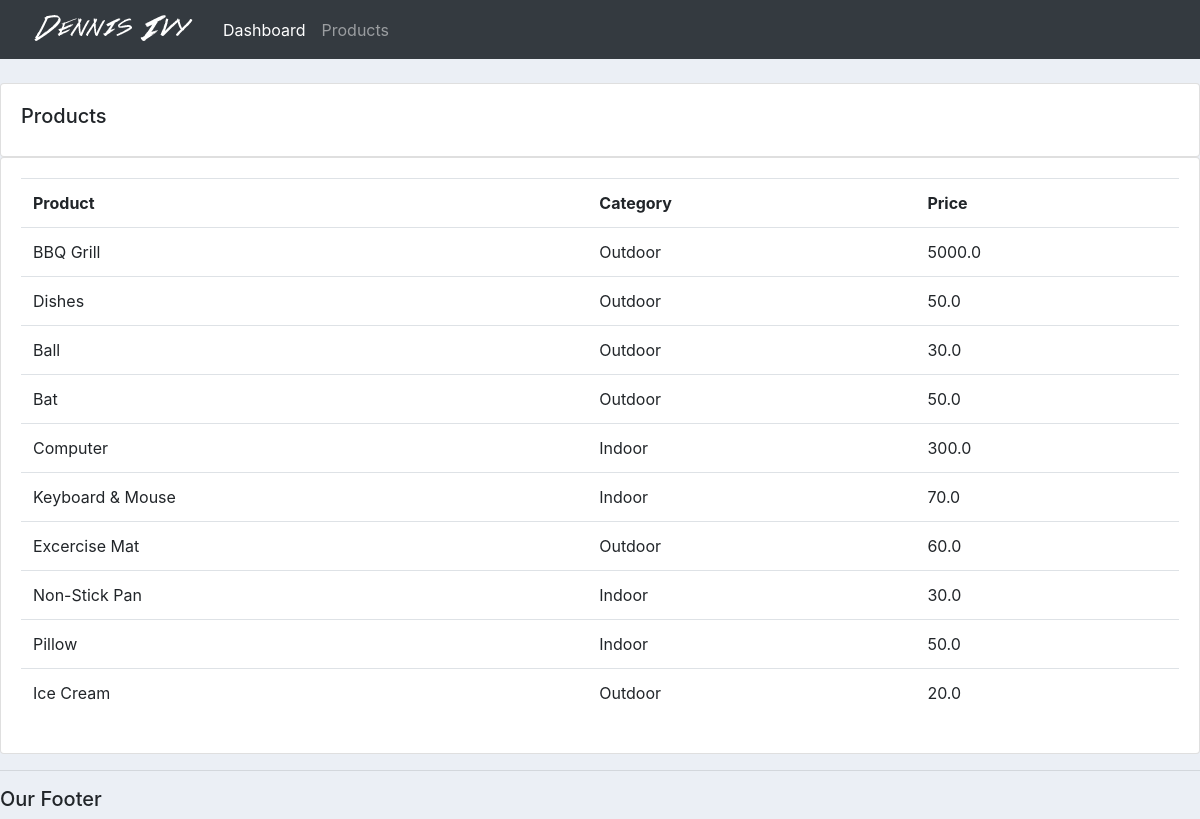
Before: /product/ with the older database file.
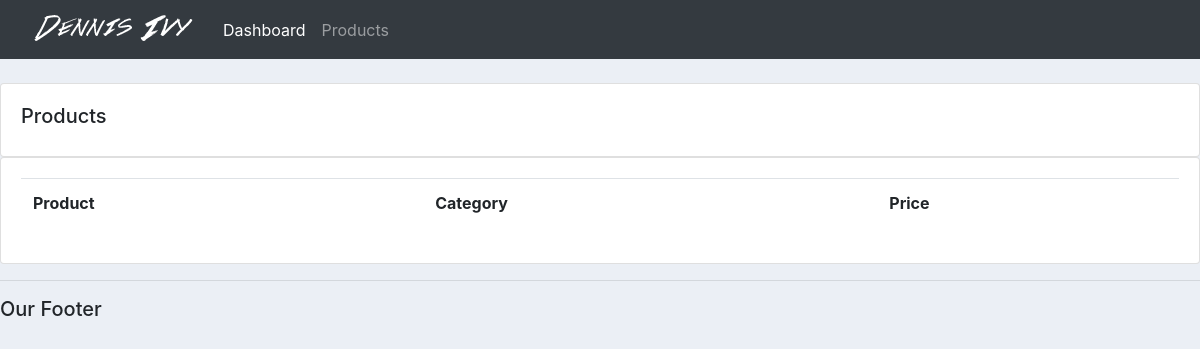
After: the same page with the newer database file.
### accounts/models.py (models this page shows, shortened)
class Product(models.Model):
    CATEGORY = (
        ('Indoor', 'Indoor'),
        ('Outdoor', 'Outdoor')
    )
    name = models.CharField(max_length=200, null=True)
    price = models.FloatField()
    category = models.CharField(max_length=200, null=True, choices=CATEGORY)
    description =  models.CharField(max_length=200, null=True, blank=True)
    date_created = models.DateTimeField(auto_now_add=True, null=True)
    tag = models.ManyToManyField(Tag)

### accounts/views.py (the view)
# urls.py: path('product/', views.product, name="product"),
def product(request):
    products = Product.objects.all()
    return render(request, 'accounts/products.html', {'products': products})

### accounts/templates/accounts/products.html
{% extends 'accounts/main.html' %}
{% block content %}
    <br>
    <div class="row">
        <div class="col-md">
            <div class="card card-body">
                <h5>Products</h5>
            </div>
            <div class="card card-body">
                <table class="table">
                    <tr>
                        <th>Product</th>
                        <th>Category</th>
                        <th>Price</th>
                    </tr>
                    {% for i in products %}
                        <tr>
                            <td>{{ i.name }}</td>
                            <td>{{ i.category }}</td>
                            <td>{{ i.price }}</td>
                        </tr>
                    {% endfor %}
                </table>
            </div>
        </div>
    </div>
{% endblock %}

Changed rows visible on the page:
removed Product: name "BBQ Grill", category "Outdoor", price "5000.0"
removed Product: name "Dishes", category "Outdoor", price "50.0"
removed Product: name "Ball", category "Outdoor", price "30.0"
removed Product: name "Bat", category "Outdoor", price "50.0"
removed Product: name "Computer", category "Indoor", price "300.0"
removed Product: name "Keyboard & Mouse", category "Indoor", price "70.0"
removed Product: name "Excercise Mat", category "Outdoor", price "60.0"
removed Product: name "Non-Stick Pan", category "Indoor", price "30.0"
removed Product: name "Pillow", category "Indoor", price "50.0"
removed Product: name "Ice Cream", category "Outdoor", price "20.0"
